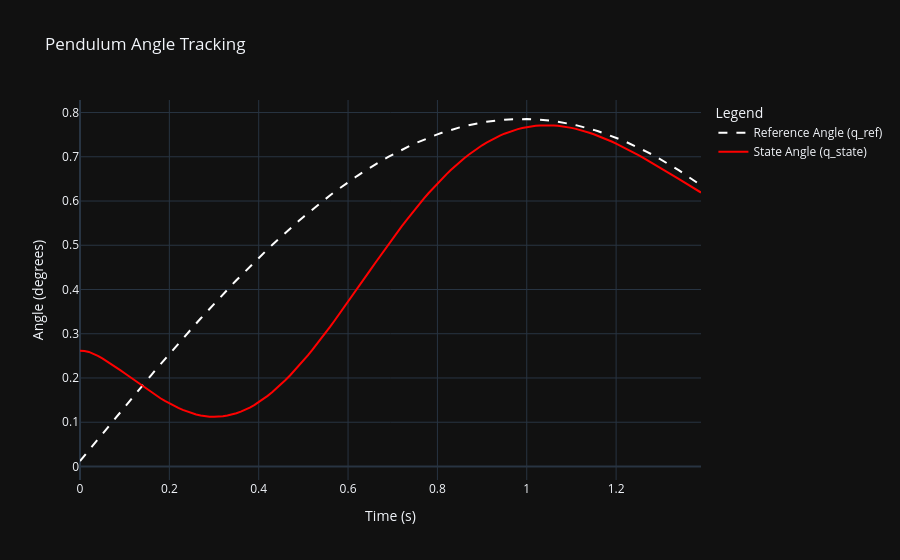

The notebook cell saved with this chart:
### Markdown cell above
**8. Plotting the Results**

### Code cell
# Create a simple plotly figure for the q_ref and q_state over time
import plotly.graph_objects as go
fig = go.Figure()
fig.add_trace(go.Scatter(x=ts, y=q_ref_log, mode='lines',
                            name='Reference Angle (q_ref)', line=dict(color='white', dash='dash')))
fig.add_trace(go.Scatter(x=ts, y=q_state_log, mode='lines',
                            name='State Angle (q_state)', line=dict(color='red')))
fig.update_layout(title='Pendulum Angle Tracking',
                  xaxis_title='Time (s)',
                  yaxis_title='Angle (degrees)',
                  legend_title='Legend',
                  template='plotly_dark')
fig.show()

### Figure 1 — Plotly figure (JSON) as saved in the notebook; plotly's stock layout.template omitted (floating-point values rounded to 4 significant figures; data arrays with more than 128 entries replaced by an {"elided": "..."} marker saying what was removed)
{"data": [{"line": {"color": "white", "dash": "dash"}, "mode": "lines", "name": "Reference Angle (q_ref)", "type": "scatter", "x": {"elided": "140 float values"}, "y": {"elided": "140 float values"}}, {"line": {"color": "red"}, "mode": "lines", "name": "State Angle (q_state)", "type": "scatter", "x": {"elided": "140 float values"}, "y": {"elided": "140 float values"}}], "layout": {"legend": {"title": {"text": "Legend"}}, "title": {"text": "Pendulum Angle Tracking"}, "xaxis": {"title": {"text": "Time (s)"}}, "yaxis": {"title": {"text": "Angle (degrees)"}}}}
